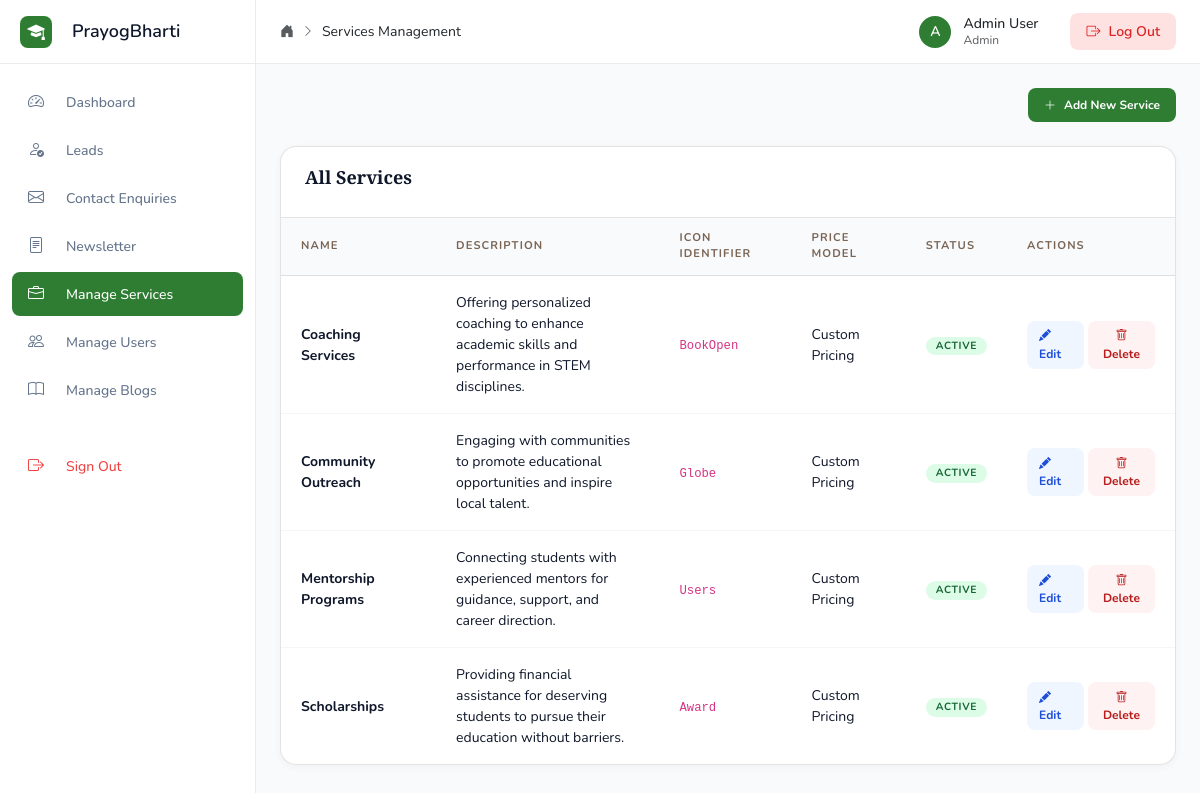
Before: /admin/services.php (signed in) with the older database file.
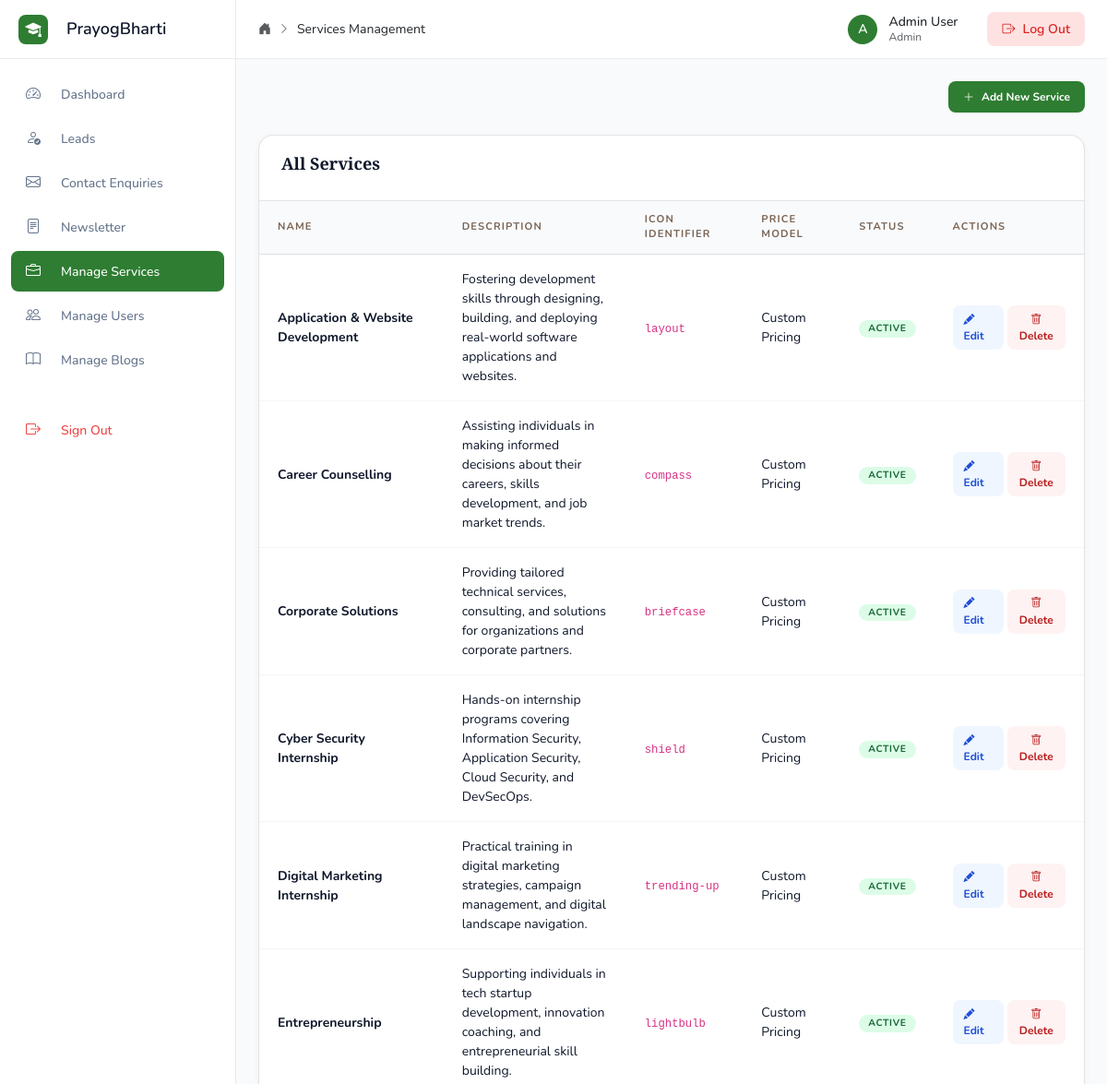
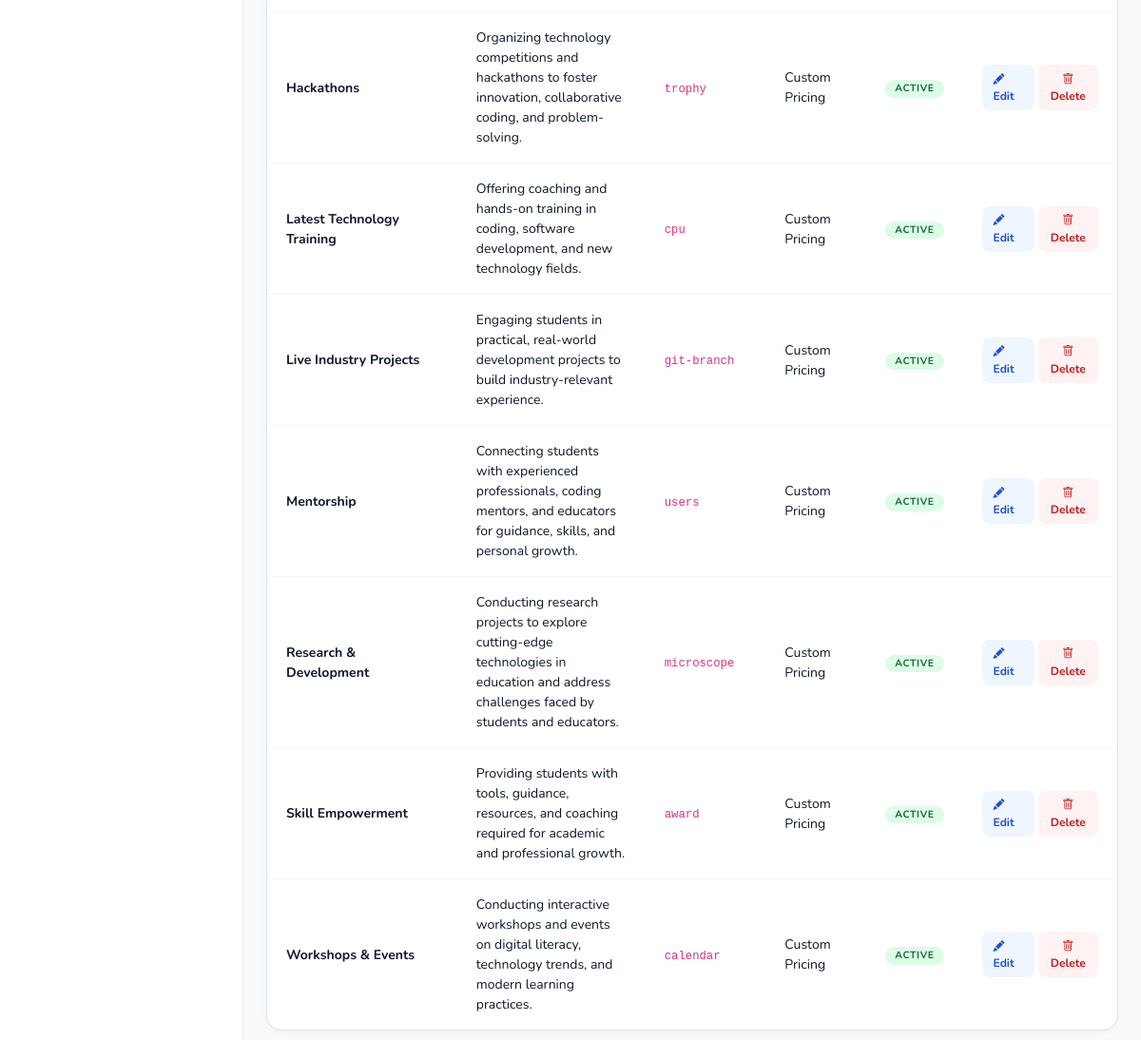
After: the same page with the newer database file (2 pictures, top to bottom).
### tables this page shows
CREATE TABLE IF NOT EXISTS `services` (
    `id`          INT UNSIGNED    AUTO_INCREMENT PRIMARY KEY,
    `name`        VARCHAR(255)    NOT NULL UNIQUE,
    `description` TEXT            NOT NULL,
    `icon`        VARCHAR(100)    NOT NULL DEFAULT 'marketing',
    `features`    TEXT            NOT NULL DEFAULT '',    
    `price`       VARCHAR(100)    NOT NULL DEFAULT 'Custom Pricing',
    `active`      TINYINT(1)      NOT NULL DEFAULT 1,
    `created_at`  TIMESTAMP       NOT NULL DEFAULT CURRENT_TIMESTAMP,
    `updated_at`  TIMESTAMP       NOT NULL DEFAULT CURRENT_TIMESTAMP ON UPDATE CURRENT_TIMESTAMP
);

### includes/auth_check.php (called while the page is built, shortened)
<?php
function currentRole(): string {
    return $_SESSION['role'] ?? 'user';
}
function currentName(): string {
    return $_SESSION['user_name'] ?? 'Admin';
}

### admin/services.php (the view, shortened to what this page needs)
<?php
require_once __DIR__ . '/admin_layout.php';
$pdo = db();
$stmt = $pdo->query("SELECT * FROM services ORDER BY name ASC");
$services = $stmt->fetchAll();
renderAdminHeader('Services Management');
?>
<div class="mb-4 text-end">
  <a href="service_edit.php" class="btn btn-primary btn-sm px-3 py-2">
    <i class="bi bi-plus-lg"></i> Add New Service
  </a>
</div>
<div class="admin-table-wrap">
  <div class="admin-table-header">
    <h2>All Services</h2>
  </div>
  <div class="table-responsive">
    <table class="admin-table">
      <thead>
        <tr>
          <th>Name</th>
          <th>Description</th>
          <th>Icon Identifier</th>
          <th>Price Model</th>
          <th>Status</th>
          <th>Actions</th>
        </tr>
      </thead>
      <tbody>
        <?php if (empty($services)): ?>
          <tr><td colspan="6" class="text-center text-muted">No services found.</td></tr>
        <?php else: foreach ($services as $s): ?>
          <tr>
            <td><strong><?= htmlspecialchars($s['name']) ?></strong></td>
            <td style="max-width:300px; white-space:normal;"><?= htmlspecialchars($s['description']) ?></td>
            <td><code><?= htmlspecialchars($s['icon']) ?></code></td>
            <td><?= htmlspecialchars($s['price']) ?></td>
            <td>
              <span class="badge badge-<?= $s['active'] ? 'active' : 'inactive' ?>">
                <?= $s['active'] ? 'Active' : 'Inactive' ?>
              </span>
            </td>
            <td>
              <div style="display:flex; gap:0.25rem;">
                <a href="service_edit.php?id=<?= $s['id'] ?>" class="btn-sm btn-edit"><i class="bi bi-pencil-fill"></i> Edit</a>
                <form method="POST" action="" onsubmit="return confirm('Are you sure you want to delete this service?')" style="display:inline;">
                  <button type="submit" class="btn-sm btn-delete"><i class="bi bi-trash"></i> Delete</button>
                </form>
              </div>
            </td>
          </tr>
        <?php endforeach; endif; ?>
      </tbody>
    </table>
  </div>
</div>
<?php
renderAdminFooter();
?>

### admin/admin_layout.php (shortened to what this page needs)
<?php
require_once __DIR__ . '/../includes/auth_check.php';
function renderAdminHeader(string $title): void {
    $currentUrl = $_SERVER['REQUEST_URI'];
    $role = currentRole();
    $name = currentName();
    $isDashboardActive = (strpos($currentUrl, 'index.php') !== false || basename($currentUrl) === 'admin');
    $isLeadsActive = (strpos($currentUrl, 'leads.php') !== false);
    $isContactsActive = (strpos($currentUrl, 'contacts.php') !== false);
    $isBlogsActive = (strpos($currentUrl, 'blog') !== false);
    $isServicesActive = (strpos($currentUrl, 'service') !== false);
    $isSubscribersActive = (strpos($currentUrl, 'subscriber') !== false);
    $isUsersActive = (strpos($currentUrl, 'user') !== false);
    ?>
    <!DOCTYPE html>
    <html lang="en">
    <head>
      <link rel="stylesheet" href="https://cdn.jsdelivr.net/npm/bootstrap@5.3.3/dist/css/bootstrap.min.css">
      <link rel="stylesheet" href="https://cdn.jsdelivr.net/npm/bootstrap-icons@1.11.3/font/bootstrap-icons.min.css">
      <link rel="stylesheet" href="<?= BASE_URL ?>/assets/css/style.css">
    </head>
    <body class="admin-body">
      <aside class="admin-sidebar">
        <div class="brand">
          <div class="brand-icon">
            <i class="bi bi-mortarboard-fill" style="font-size:1.1rem; color:#fff;"></i>
          </div>
          <span class="brand-name">PrayogBharti</span>
        </div>
        <ul class="admin-nav">
          <li>
            <a href="<?= BASE_URL ?>/admin/index.php" class="<?= $isDashboardActive ? 'active' : '' ?>">
              <i class="bi bi-speedometer2 nav-icon me-2"></i> Dashboard
            </a>
          </li>
          <li>
            <a href="<?= BASE_URL ?>/admin/leads.php" class="<?= $isLeadsActive ? 'active' : '' ?>">
              <i class="bi bi-person-check nav-icon me-2"></i> Leads
            </a>
          </li>
          <li>
            <a href="<?= BASE_URL ?>/admin/contacts.php" class="<?= $isContactsActive ? 'active' : '' ?>">
              <i class="bi bi-envelope nav-icon me-2"></i> Contact Enquiries
            </a>
          </li>
          <li>
            <a href="<?= BASE_URL ?>/admin/subscribers.php" class="<?= $isSubscribersActive ? 'active' : '' ?>">
              <i class="bi bi-file-text nav-icon me-2"></i> Newsletter
            </a>
          </li>
          <?php if ($role === 'admin'): ?>
          <li>
            <a href="<?= BASE_URL ?>/admin/services.php" class="<?= $isServicesActive ? 'active' : '' ?>">
              <i class="bi bi-briefcase nav-icon me-2"></i> Manage Services
            </a>
          </li>
          <li>
            <a href="<?= BASE_URL ?>/admin/users.php" class="<?= $isUsersActive ? 'active' : '' ?>">
              <i class="bi bi-people nav-icon me-2"></i> Manage Users
            </a>
          </li>
          <?php endif; ?>
          <li>
            <a href="<?= BASE_URL ?>/admin/blogs.php" class="<?= $isBlogsActive ? 'active' : '' ?>">
              <i class="bi bi-book nav-icon me-2"></i> Manage Blogs
            </a>
          </li>
          <li>
            <a href="<?= BASE_URL ?>/admin/logout.php" class="logout-link">
              <i class="bi bi-box-arrow-right nav-icon me-2"></i> Sign Out
            </a>
          </li>
        </ul>
      </aside>
      <div class="admin-main">
        <header class="admin-header-nav">
          <div class="admin-breadcrumb">
            <i class="bi bi-house-door-fill text-muted"></i>
            <i class="bi bi-chevron-right text-muted" style="font-size: 0.75rem;"></i>
            <span class="text-dark font-medium"><?= htmlspecialchars($title) ?></span>
          </div>
          <div class="admin-header-right">
            <div class="admin-profile-trigger">
              <div class="admin-avatar">
                <?= htmlspecialchars(strtoupper(substr($name, 0, 1))) ?>
              </div>
              <div class="text-left d-none d-lg-block" style="line-height: 1.2;">
                <div class="text-sm font-medium text-dark" style="font-size:0.875rem; font-weight: 500;"><?= htmlspecialchars($name) ?></div>
                <div class="text-xs text-muted" style="font-size:0.75rem;"><?= htmlspecialchars(ucfirst($role)) ?></div>
              </div>
            </div>
            <a href="<?= BASE_URL ?>/admin/logout.php" class="admin-btn-logout">
              <i class="bi bi-box-arrow-right"></i> Log Out
            </a>
          </div>
        </header>
        <div class="admin-page-content">
    <?php
}
function renderAdminFooter(): void {
    ?>
        </div>
      </div>
    </body>
    </html>
    <?php
}

### assets/css/style.css (style rules this page uses)
:root { --font-size: 16px; --background: #FBF7F0; --foreground: #2C1810; --card: #FFFFFF; --card-foreground: #2C1810; --primary: #D4620A; --primary-foreground: #FFFFFF; --secondary: #F5EFE4; --secondary-foreground: #2C1810; --muted: #EDE6D8; --muted-foreground: #7A6454; --accent: #B8431E; --accent-foreground: #FFFFFF; --border: rgba(44, 24, 16, 0.12); --input-background: #F5EFE4; --orange: #F5A623; --radius: 0.5rem; }
*, *::before, *::after { box-sizing: border-box; margin: 0; padding: 0; }
html { font-size: var(--font-size); scroll-behavior: smooth; }
body { font-family: 'Nunito', sans-serif; background-color: var(--background); color: var(--foreground); min-height: 100vh; overflow-x: hidden; }
a { text-decoration: none; color: inherit; }
button { cursor: pointer; font-family: inherit; }
.text-muted { color: var(--muted-foreground); }
.btn-primary { display: inline-flex; align-items: center; gap: 0.5rem; background-color: var(--primary); color: #fff; font-size: 0.875rem; font-weight: 700; padding: 0.625rem 1.25rem; border-radius: 9999px; border: none; transition: background-color .2s; }
.admin-body { --primary: #2E7D32; --primary-foreground: #FFFFFF; --accent: #1B5E20; background: #f8fafc; font-family: 'Nunito', sans-serif; min-height: 100vh; }
.admin-sidebar { position: fixed; top: 0; left: 0; bottom: 0; width: 16rem; background: var(--foreground); color: #fff; padding: 1.5rem 1rem; z-index: 100; overflow-y: auto; }
.admin-sidebar .brand { display: flex; align-items: center; gap: 0.75rem; margin-bottom: 2rem; padding: 0 0.5rem; }
.admin-sidebar .brand-icon { width: 2.5rem; height: 2.5rem; border-radius: 50%; background: var(--primary); display: flex; align-items: center; justify-content: center; flex-shrink: 0; font-family: 'Playfair Display', serif; font-weight: 700; font-size: 0.875rem; }
.admin-sidebar .brand-name { font-weight: 700; font-size: 0.875rem; }
.admin-nav { list-style: none; }
.admin-nav li + li { margin-top: 0.25rem; }
.admin-nav a { display: flex; align-items: center; gap: 0.75rem; padding: 0.625rem 0.75rem; border-radius: 0.5rem; color: rgba(255,255,255,.7); font-size: 0.875rem; font-weight: 500; transition: background-color .2s, color .2s; }
.admin-nav a:hover, .admin-nav a.active { background: rgba(212,98,10,.2); color: #fff; }
.admin-nav .nav-icon { font-size: 1rem; width: 1.25rem; text-align: center; }
.admin-nav .logout-link { color: rgba(255,100,100,.8); margin-top: 2rem; }
.admin-main { margin-left: 16rem; padding: 2rem; min-height: 100vh; }
.admin-table-wrap { background: #fff; border-radius: 1rem; border: 1px solid var(--border); overflow: hidden; box-shadow: 0 2px 8px rgba(0,0,0,.04); }
.admin-table-header { display: flex; align-items: center; justify-content: space-between; padding: 1.25rem 1.5rem; border-bottom: 1px solid var(--border); }
.admin-table-header h2 { font-family: 'Playfair Display', serif; font-size: 1.125rem; font-weight: 700; }
.admin-table { width: 100%; border-collapse: collapse; }
.admin-table th { background: #f8fafc; font-size: 0.7rem; font-weight: 700; text-transform: uppercase; letter-spacing: 0.1em; color: var(--muted-foreground); padding: 0.75rem 1.25rem; text-align: left; border-bottom: 1px solid var(--border); }
.admin-table td { padding: 1rem 1.25rem; border-bottom: 1px solid rgba(0,0,0,.04); font-size: 0.875rem; vertical-align: middle; }
.admin-table tr:last-child td { border-bottom: none; }
.badge { display: inline-block; font-size: 0.65rem; font-weight: 700; text-transform: uppercase; letter-spacing: 0.06em; padding: 0.25rem 0.625rem; border-radius: 9999px; }
.badge-active { background: #dcfce7; color: #166534; }
.btn-sm { font-size: 0.75rem; font-weight: 700; padding: 0.375rem 0.75rem; border-radius: 0.5rem; border: none; cursor: pointer; transition: opacity .2s; font-family: 'Nunito', sans-serif; }
.btn-edit { background: #eff6ff; color: #1d4ed8; }
.btn-delete { background: #fef2f2; color: #b91c1c; }

Changed rows visible on the page:
added services: name "Application & Website Development", description "Fostering development skills through designing, building, and deploying real-world software applications and websites.", icon "layout", price "Custom Pricing", active "ACTIVE"
added services: name "Career Counselling", description "Assisting individuals in making informed decisions about their careers, skills development, and job market trends.", icon "compass", price "Custom Pricing", active "ACTIVE"
added services: name "Corporate Solutions", description "Providing tailored technical services, consulting, and solutions for organizations and corporate partners.", icon "briefcase", price "Custom Pricing", active "ACTIVE"
added services: name "Cyber Security Internship", description "Hands-on internship programs covering Information Security, Application Security, Cloud Security, and DevSecOps.", icon "shield", price "Custom Pricing", active "ACTIVE"
added services: name "Digital Marketing Internship", description "Practical training in digital marketing strategies, campaign management, and digital landscape navigation.", icon "trending-up", price "Custom Pricing", active "ACTIVE"
added services: name "Entrepreneurship", description "Supporting individuals in tech startup development, innovation coaching, and entrepreneurial skill building.", icon "lightbulb", price "Custom Pricing", active "ACTIVE"
changed services: name "Mentorship Programs" → "Hackathons"; description "Connecting students with experienced mentors for guidance, support, and career direction." → "Organizing technology competitions and hackathons to foster innovation, collaborative coding, and problem-solving."; icon "Users" → "trophy"; moves up the list
added services: name "Latest Technology Training", description "Offering coaching and hands-on training in coding, software development, and new technology fields.", icon "cpu", price "Custom Pricing", active "ACTIVE"
added services: name "Live Industry Projects", description "Engaging students in practical, real-world development projects to build industry-relevant experience.", icon "git-branch", price "Custom Pricing", active "ACTIVE"
changed services: name "Coaching Services" → "Mentorship"; description "Offering personalized coaching to enhance academic skills and performance in STEM disciplines." → "Connecting students with experienced professionals, coding mentors, and educators for guidance, skills, and personal growth."; icon "BookOpen" → "users"
changed services: name "Scholarships" → "Research & Development"; description "Providing financial assistance for deserving students to pursue their education without barriers." → "Conducting research projects to explore cutting-edge technologies in education and address challenges faced by students and educators."; icon "Award" → "microscope"; moves up the list
added services: name "Skill Empowerment", description "Providing students with tools, guidance, resources, and coaching required for academic and professional growth.", icon "award", price "Custom Pricing", active "ACTIVE"
changed services: name "Community Outreach" → "Workshops & Events"; description "Engaging with communities to promote educational opportunities and inspire local talent." → "Conducting interactive workshops and events on digital literacy, technology trends, and modern learning practices."; icon "Globe" → "calendar"
